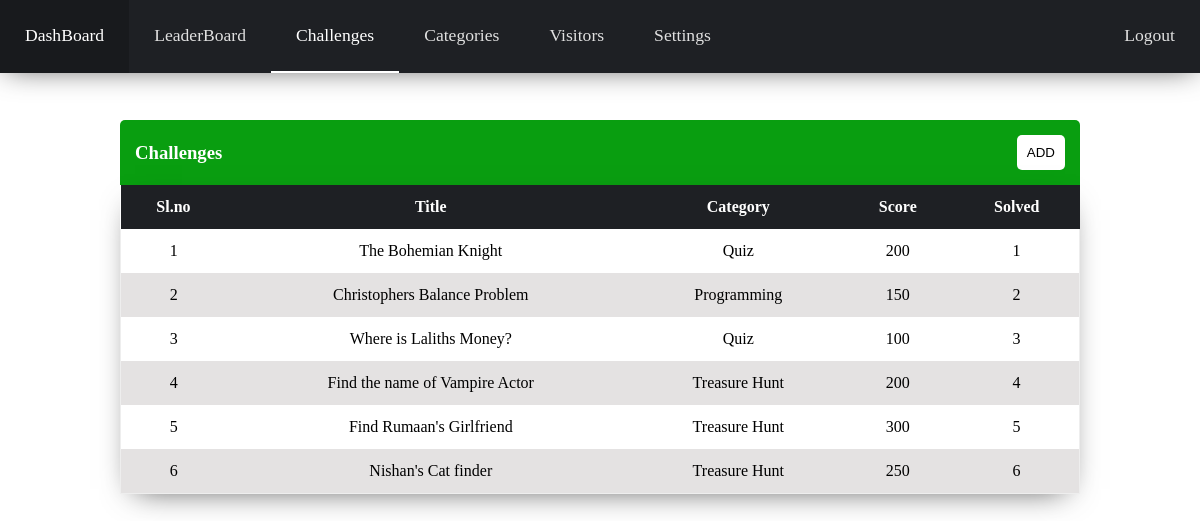
Before: /admin.php?p=challenges (signed in) with the older database file.
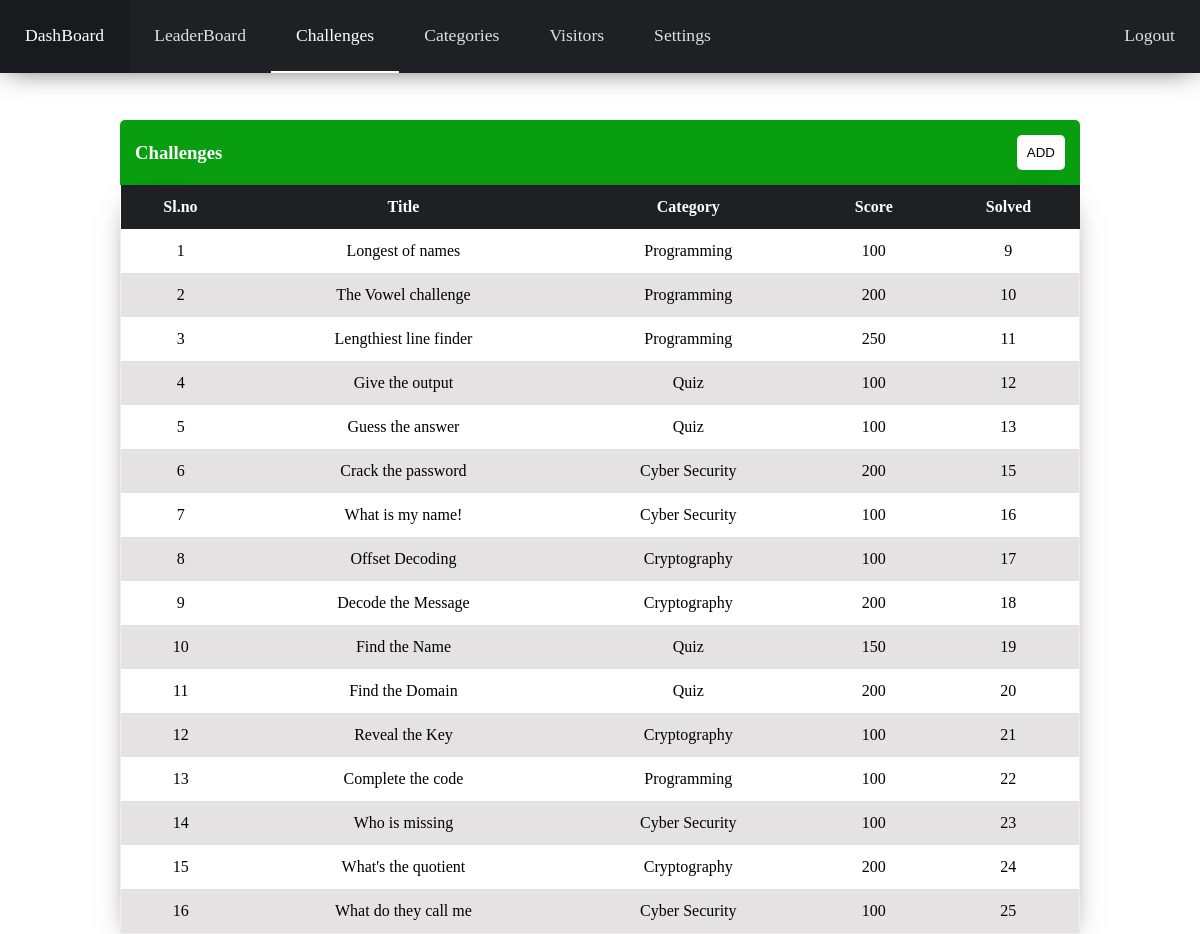
After: the same page with the newer database file.
### tables this page shows
CREATE TABLE `challenges` (
  `id` int(10) NOT NULL AUTO_INCREMENT,
  `title` varchar(100) NOT NULL,
  `description` varchar(1000) NOT NULL,
  `flag` varchar(100) NOT NULL,
  `score` int(10) NOT NULL,
  `file` varchar(500) DEFAULT NULL,
  `cat_id` int(10) NOT NULL,
  PRIMARY KEY (`id`),
  KEY `cat_id` (`cat_id`),
  CONSTRAINT `challenges_ibfk_1` FOREIGN KEY (`cat_id`) REFERENCES `category` (`cat_id`) ON DELETE CASCADE
);

CREATE TABLE `category` (
  `cat_id` int(10) NOT NULL AUTO_INCREMENT,
  `name` varchar(100) NOT NULL,
  PRIMARY KEY (`cat_id`),
  UNIQUE KEY `name` (`name`)
);

### admin/challenges.php (the view, shortened to what this page needs)
<div class="admin-challenges">
    <div class="container">
        <div class="toolbar">
            <h3>Challenges</h3>
            <button id="btn-add-challenge">ADD</button>
        </div>
        <table>
            <tr class="head">
                <th>Sl.no</th>
                <th>Title</th>
                <th>Category</th>
                <th>Score</th>
                <th>Solved</th>
            </tr>
            <?php
                $sql = "select @a:=@a+1 sl_no, ch.id, ch.title, ch.score, cat.name from (SELECT @a:= 0) AS a, challenges ch, category cat where ch.cat_id = cat.cat_id order by ch.id";
                $result = mysqli_query($conn, $sql) or die(mysqli_error());
                $count = mysqli_num_rows($result);
                if ($count > 0) {
                    while ($row = mysqli_fetch_array($result, MYSQLI_ASSOC)) {
                        echo "<tr class='content'>";
                        echo "<td>".$row["sl_no"]."</td>";
                        echo "<td>".$row["title"]."</td>";
                        echo "<td>".$row["name"]."</td>";
                        echo "<td>".$row["score"]."</td>";
                        echo "<td>".$row["id"]."</td>";
                        echo "</tr>";
                    }
                }
            ?>
        </table>
    </div>
</div>

### admin.php (shortened to what this page needs)
<?php
include 'config.php';
$CHALLENGES = "challenges";
$LEADERBOARD = "leaderboard";
$VISITORS = "visitors";
$SETTINGS = "settings";
$CATEGORIES = "categories";
$DASHBOARD = "dashboard";
$current_page = "";
if (isset($_GET["p"]) && $_GET["p"] == $LEADERBOARD) {
    $current_page = $LEADERBOARD;
} else if (isset($_GET["p"]) && $_GET["p"] == $CHALLENGES){
    $current_page = $CHALLENGES;
}else if (isset($_GET["p"]) && $_GET["p"] == $VISITORS){
    $current_page = $VISITORS;
} else if (isset($_GET["p"]) && $_GET["p"] == $SETTINGS){
    $current_page = $SETTINGS;
} else if (isset($_GET["p"]) && $_GET["p"] == $DASHBOARD){
    $current_page = $DASHBOARD;
} else if (isset($_GET["p"]) && $_GET["p"] == $CATEGORIES){
    $current_page = $CATEGORIES;
} else {
    header('Location: admin.php?p=dashboard');
    die();
}
?>
<!DOCTYPE html>
<html>
<?php include 'includes/header.php' ?>
<body>
    <div class="admin-nav">
        <div class="nav">
            <ul>
                <?php
                    if($current_page == $DASHBOARD){
                        echo "<li><a href='?p=dashboard' class='active'>DashBoard</a></li>
                        <li><a href='?p=leaderboard' >LeaderBoard</a></li>
                        <li><a href='?p=challenges' >Challenges</a></li>
                        <li><a href='?p=categories'>Categories</a></li>
						<li><a href='?p=visitors'>Visitors</a></li>
                        <li><a href='?p=settings'>Settings</a></li>";
                    }else if ($current_page == $CHALLENGES) {
                        echo "<li><a href='?p=dashboard' >DashBoard</a></li>
                        <li><a href='?p=leaderboard' >LeaderBoard</a></li>
                        <li><a href='?p=challenges' class='active'>Challenges</a></li>
                        <li><a href='?p=categories'>Categories</a></li>
						<li><a href='?p=visitors'>Visitors</a></li>
                        <li><a href='?p=settings'>Settings</a></li>";
                    }else if ($current_page == $CATEGORIES) {
                        echo "<li><a href='?p=dashboard' >DashBoard</a></li>
                            <li><a href='?p=leaderboard' >LeaderBoard</a></li>
                            <li><a href='?p=challenges' >Challenges</a></li>
                            <li><a href='?p=categories' class='active'>Categories</a></li>
							<li><a href='?p=visitors'>Visitors</a></li>
                            <li><a href='?p=settings'>Settings</a></li>";
                    }else if ($current_page == $VISITORS) {
                        echo "<li><a href='?p=dashboard' >DashBoard</a></li>
                        <li><a href='?p=leaderboard' >LeaderBoard</a></li>
                        <li><a href='?p=challenges' >Challenges</a></li>
                        <li><a href='?p=categories'>Categories</a></li>
						<li><a href='?p=visitors' class='active'>Visitors</a></li>
                        <li><a href='?p=settings'>Settings</a></li>";
                    }else if ($current_page == $SETTINGS) {
                        echo "<li><a href='?p=dashboard' >DashBoard</a></li>
                        <li><a href='?p=leaderboard' >LeaderBoard</a></li>
                        <li><a href='?p=challenges' >Challenges</a></li>
                        <li><a href='?p=categories'>Categories</a></li>
						<li><a href='?p=visitors'>Visitors</a></li>
                        <li><a href='?p=settings' class='active'>Settings</a></li>";
                    }
                ?>
            </ul>
            <a href="logout.php" class="logout">Logout</a>
        </div>
    </div>
    <?php
        if($current_page == $DASHBOARD){
            include 'admin/dashboard.php';
        } else if ($current_page == $LEADERBOARD) {
            include 'admin/leaderboard.php';
        }else if ($current_page == $CHALLENGES) {
           include 'admin/challenges.php';
        }else if ($current_page == $CATEGORIES) {
            include 'admin/categories.php';
        }else if ($current_page == $VISITORS) {
            include 'admin/visitors.php';
        }else if ($current_page == $SETTINGS) {
            include 'admin/settings.php';
        }
    ?>
</body>
</html>

### includes/header.php (shortened to what this page needs)
<head>
    <link rel="stylesheet" type="text/css" media="screen" href="css/style.css" />
    <link rel="stylesheet"
      href="//cdnjs.cloudflare.com/ajax/libs/highlight.js/9.13.1/styles/default.min.css">
</head>

### css/style.css (style rules this page uses)
html, body { margin: 0; padding: 0; font-family: 'Ubuntu'; width: 100%; }
body { height: 100vh; }
* { outline: 0; }
.admin-challenges, .admin-categories, .admin-leaderboard { display: flex; position: absolute; flex-direction: column; width: 100%; margin: 120px 0 0 0; padding: auto; justify-content: center; align-items: center; }
.admin-challenges .container, .admin-categories .container, .admin-leaderboard .container { display: flex; position: relative; justify-content: center; align-items: center; flex-direction: column; width: 100%; }
.admin-challenges .container .toolbar, .admin-categories .container .toolbar, .admin-leaderboard .container .toolbar { display: flex; justify-content: space-between; align-items: center; padding: 15px; margin-top: 20px 0 0 0; background-color: #099e10; border-radius: 5px 5px 0 0; box-sizing: border-box; width: 80%; }
.admin-challenges .container .toolbar h3, .admin-categories .container .toolbar h3, .admin-leaderboard .container .toolbar h3 { display: inline; justify-self: flex-start; margin: 0; color: white; }
.admin-challenges .container .toolbar button, .admin-categories .container .toolbar button, .admin-leaderboard .container .toolbar button { background-color: white; padding: 10px; border: 0; border-radius: 5px; justify-self: flex-end; margin: 0; transition: 0.3s all ease-in-out; }
.admin-challenges .container table, .admin-categories .container table, .admin-leaderboard .container table { width: 80%; box-sizing: border-box; border-collapse: collapse; -webkit-box-shadow: 0px 10px 30px -15px rgba(0, 0, 0, 0.75); -moz-box-shadow: 0px 10px 30px -15px rgba(0, 0, 0, 0.75); box-shadow: 0px 10px 30px -15px rgba(0, 0, 0, 0.75); }
.admin-challenges .container table tbody .head, .admin-categories .container table tbody .head, .admin-leaderboard .container table tbody .head { background-color: #1e2024; color: white; }
.admin-challenges .container table tbody tr, .admin-categories .container table tbody tr, .admin-leaderboard .container table tbody tr { width: 100%; }
.admin-challenges .container table tbody tr th, .admin-challenges .container table tbody tr td, .admin-categories .container table tbody tr th, .admin-categories .container table tbody tr td, .admin-leaderboard .container table tbody tr th, .admin-leaderboard .container table tbody tr td { text-align: center; padding: 13px; }
.admin-challenges .container table tbody .content, .admin-categories .container table tbody .content, .admin-leaderboard .container table tbody .content { border-left: 1px solid #eeeeee; border-right: 1px solid #eeeeee; }
.admin-challenges .container table tbody .content:nth-child(odd), .admin-categories .container table tbody .content:nth-child(odd), .admin-leaderboard .container table tbody .content:nth-child(odd) { background-color: #e4e2e2; }
.admin-challenges .container table tbody .content:nth-child(even), .admin-categories .container table tbody .content:nth-child(even), .admin-leaderboard .container table tbody .content:nth-child(even) { background-color: #ffffff; }
.admin-challenges .container table tbody .content:last-child, .admin-categories .container table tbody .content:last-child, .admin-leaderboard .container table tbody .content:last-child { border-bottom: 1px solid #eeeeee; border-radius: 0px 0px 5px 5px; }
.admin-nav { display: block; position: fixed; width: 100%; z-index: 99; background-color: #1e2024; -webkit-box-shadow: 0px 0px 30px -6px rgba(0, 0, 0, 0.75); -moz-box-shadow: 0px 0px 30px -6px rgba(0, 0, 0, 0.75); box-shadow: 0px 0px 30px -6px rgba(0, 0, 0, 0.75); }
.admin-nav .nav { display: flex; }
.admin-nav .nav ul { list-style: none; display: flex; justify-content: flex-start; width: 100%; padding: 0; margin: 0; }
.admin-nav .nav ul li { display: flex; padding: 0; margin: 0; }
.admin-nav .nav ul li a { color: #e0e0e0; font-size: 1.1em; text-decoration: none; padding: 25px 25px 25px 25px; }
.admin-nav .nav ul li .active { color: white; border-bottom: 2px solid #ffffff; }
.admin-nav .nav .logout { color: #e0e0e0; font-size: 1.1em; text-decoration: none; padding: 25px 25px 25px 25px; }

Changed rows visible on the page:
removed challenges: sl_no "1", title "The Bohemian Knight", cat.name "Quiz", score "200", id "1"
removed challenges: sl_no "2", title "Christophers Balance Problem", cat.name "Programming", score "150", id "2"
removed challenges: sl_no "3", title "Where is Laliths Money?", cat.name "Quiz", score "100", id "3"
removed challenges: sl_no "4", title "Find the name of Vampire Actor", cat.name "Treasure Hunt", score "200", id "4"
removed challenges: sl_no "5", title "Find Rumaan's Girlfriend", cat.name "Treasure Hunt", score "300", id "5"
removed challenges: sl_no "6", title "Nishan's Cat finder", cat.name "Treasure Hunt", score "250", id "6"
added challenges: sl_no "1", title "Longest of names", cat.name "Programming", score "100", id "9"
added challenges: sl_no "2", title "The Vowel challenge", cat.name "Programming", score "200", id "10"
added challenges: sl_no "3", title "Lengthiest line finder", cat.name "Programming", score "250", id "11"
added challenges: sl_no "4", title "Give the output", cat.name "Quiz", score "100", id "12"
added challenges: sl_no "5", title "Guess the answer", cat.name "Quiz", score "100", id "13"
added challenges: sl_no "6", title "Crack the password", cat.name "Cyber Security", score "200", id "15"
added challenges: sl_no "7", title "What is my name!", cat.name "Cyber Security", score "100", id "16"
added challenges: sl_no "8", title "Offset Decoding", cat.name "Cryptography", score "100", id "17"
added challenges: sl_no "9", title "Decode the Message", cat.name "Cryptography", score "200", id "18"
added challenges: sl_no "10", title "Find the Name", cat.name "Quiz", score "150", id "19"
added challenges: sl_no "11", title "Find the Domain", cat.name "Quiz", score "200", id "20"
added challenges: sl_no "12", title "Reveal the Key", cat.name "Cryptography", score "100", id "21"
added challenges: sl_no "13", title "Complete the code", cat.name "Programming", score "100", id "22"
added challenges: sl_no "14", title "Who is missing", cat.name "Cyber Security", score "100", id "23"
added challenges: sl_no "15", title "What's the quotient", cat.name "Cryptography", score "200", id "24"
added challenges: sl_no "16", title "What do they call me", cat.name "Cyber Security", score "100", id "25"
